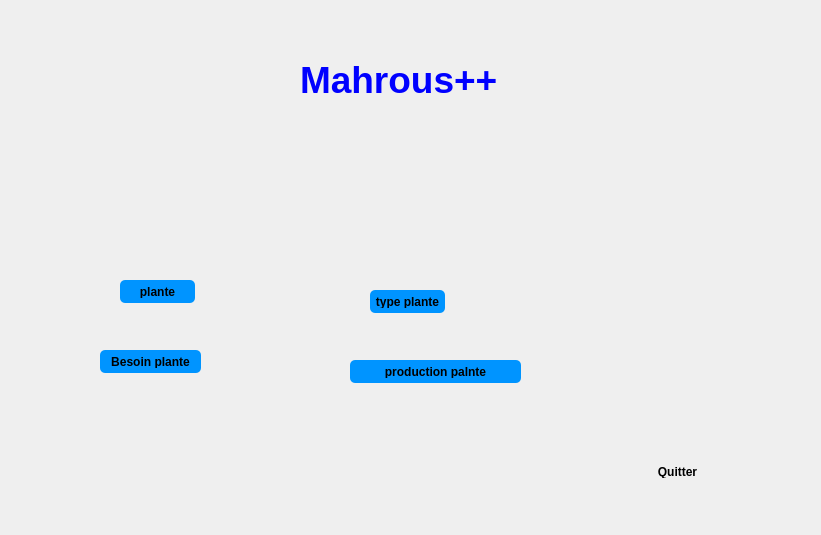
<?xml version="1.0" encoding="UTF-8"?>
<ui version="4.0">
 <class>plantes</class>
 <widget class="QDialog" name="plantes">
  <property name="geometry">
   <rect>
    <x>0</x>
    <y>0</y>
    <width>821</width>
    <height>535</height>
   </rect>
  </property>
  <property name="windowTitle">
   <string>Dialog</string>
  </property>
  <widget class="QLabel" name="pic">
   <property name="geometry">
    <rect>
     <x>0</x>
     <y>0</y>
     <width>821</width>
     <height>535</height>
    </rect>
   </property>
   <property name="text">
    <string/>
   </property>
  </widget>
  <widget class="QLabel" name="label_10">
   <property name="geometry">
    <rect>
     <x>300</x>
     <y>40</y>
     <width>321</width>
     <height>81</height>
    </rect>
   </property>
   <property name="text">
    <string>&lt;html&gt;&lt;head/&gt;&lt;body&gt;&lt;p&gt;&lt;span style=&quot; font-size:28pt; font-weight:600; color:#0000ff;&quot;&gt;Mahrous++&lt;/span&gt;&lt;/p&gt;&lt;/body&gt;&lt;/html&gt;</string>
   </property>
  </widget>
  <widget class="QPushButton" name="pushButton_3">
   <property name="geometry">
    <rect>
     <x>120</x>
     <y>280</y>
     <width>75</width>
     <height>23</height>
    </rect>
   </property>
   <property name="styleSheet">
    <string notr="true">QPushButton {
padding: 5px;
border-radius: 5px;
background-color:#0094ff;
font-weight: bold;
}</string>
   </property>
   <property name="text">
    <string>plante</string>
   </property>
  </widget>
  <widget class="QPushButton" name="pushButton_4">
   <property name="geometry">
    <rect>
     <x>370</x>
     <y>290</y>
     <width>75</width>
     <height>23</height>
    </rect>
   </property>
   <property name="styleSheet">
    <string notr="true">QPushButton {
padding: 5px;
border-radius: 5px;
background-color:#0094ff;
font-weight: bold;
}</string>
   </property>
   <property name="text">
    <string>type plante</string>
   </property>
  </widget>
  <widget class="QPushButton" name="pushButton_5">
   <property name="geometry">
    <rect>
     <x>100</x>
     <y>350</y>
     <width>101</width>
     <height>23</height>
    </rect>
   </property>
   <property name="styleSheet">
    <string notr="true">QPushButton {
padding: 5px;
border-radius: 5px;
background-color:#0094ff;
font-weight: bold;
}</string>
   </property>
   <property name="text">
    <string>Besoin plante</string>
   </property>
  </widget>
  <widget class="QPushButton" name="pushButton_6">
   <property name="geometry">
    <rect>
     <x>350</x>
     <y>360</y>
     <width>171</width>
     <height>23</height>
    </rect>
   </property>
   <property name="styleSheet">
    <string notr="true">QPushButton {
padding: 5px;
border-radius: 5px;
background-color:#0094ff;
font-weight: bold;
}</string>
   </property>
   <property name="text">
    <string>production palnte</string>
   </property>
  </widget>
  <widget class="QPushButton" name="pushButton_7">
   <property name="geometry">
    <rect>
     <x>640</x>
     <y>460</y>
     <width>75</width>
     <height>23</height>
    </rect>
   </property>
   <property name="styleSheet">
    <string notr="true">color: &quot;red&quot;;

padding: 5px;
border-radius: 5px;

font-weight: bold;
</string>
   </property>
   <property name="text">
    <string>Quitter</string>
   </property>
  </widget>
 </widget>
 <resources/>
 <connections>
  <connection>
   <sender>pushButton_7</sender>
   <signal>clicked()</signal>
   <receiver>plantes</receiver>
   <slot>accept()</slot>
   <hints>
    <hint type="sourcelabel">
     <x>672</x>
     <y>471</y>
    </hint>
    <hint type="destinationlabel">
     <x>862</x>
     <y>482</y>
    </hint>
   </hints>
  </connection>
 </connections>
</ui>
